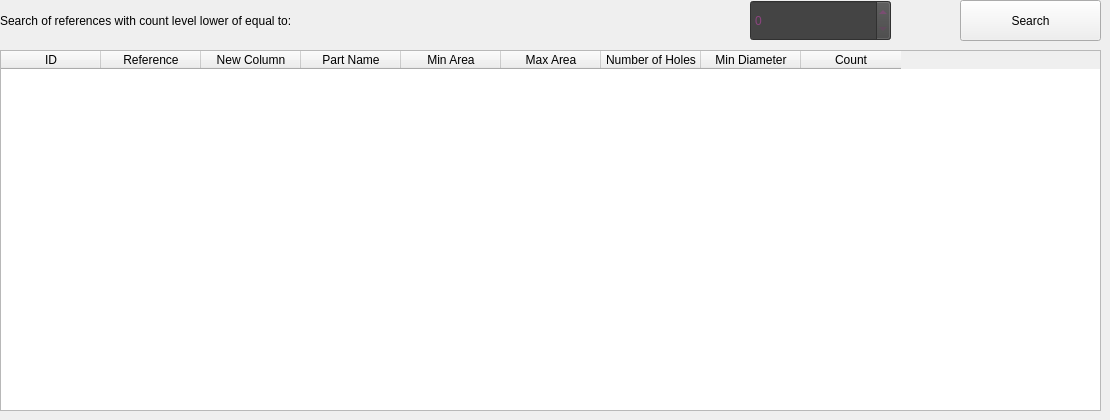
      <widget class="QWidget" name="tab">
       <attribute name="title">
        <string>Inventory Details</string>
       </attribute>
       <widget class="QLabel" name="label_3">
        <property name="geometry">
         <rect>
          <x>10</x>
          <y>10</y>
          <width>551</width>
          <height>41</height>
         </rect>
        </property>
        <property name="text">
         <string/>
        </property>
       </widget>
       <widget class="QLabel" name="label_4">
        <property name="geometry">
         <rect>
          <x>0</x>
          <y>0</y>
          <width>701</width>
          <height>41</height>
         </rect>
        </property>
        <property name="text">
         <string>Search of references with count level lower of equal to:</string>
        </property>
       </widget>
       <widget class="QSpinBox" name="count_filter_txt">
        <property name="geometry">
         <rect>
          <x>750</x>
          <y>0</y>
          <width>141</width>
          <height>41</height>
         </rect>
        </property>
        <property name="styleSheet">
         <string notr="true">font: 75 15pt &quot;Century Gothic&quot;;
background-color: rgb(68, 68, 68);
color: rgb(141, 68, 128);</string>
        </property>
       </widget>
       <widget class="QPushButton" name="search_btn">
        <property name="geometry">
         <rect>
          <x>960</x>
          <y>0</y>
          <width>141</width>
          <height>41</height>
         </rect>
        </property>
        <property name="text">
         <string>Search</string>
        </property>
       </widget>
       <widget class="QTableWidget" name="table">
        <property name="geometry">
         <rect>
          <x>0</x>
          <y>50</y>
          <width>1101</width>
          <height>361</height>
         </rect>
        </property>
        <property name="styleSheet">
         <string notr="true">font: 75 8pt &quot;Century Gothic&quot;;</string>
        </property>
        <column>
         <property name="text">
          <string>ID</string>
         </property>
        </column>
        <column>
         <property name="text">
          <string>Reference</string>
         </property>
        </column>
        <column>
         <property name="text">
          <string>New Column</string>
         </property>
        </column>
        <column>
         <property name="text">
          <string>Part Name</string>
         </property>
        </column>
        <column>
         <property name="text">
          <string>Min Area</string>
         </property>
        </column>
        <column>
         <property name="text">
          <string>Max Area</string>
         </property>
        </column>
        <column>
         <property name="text">
          <string>Number of Holes</string>
         </property>
        </column>
        <column>
         <property name="text">
          <string>Min Diameter</string>
         </property>
        </column>
        <column>
         <property name="text">
          <string>Count</string>
         </property>
        </column>
       </widget>
      </widget>
